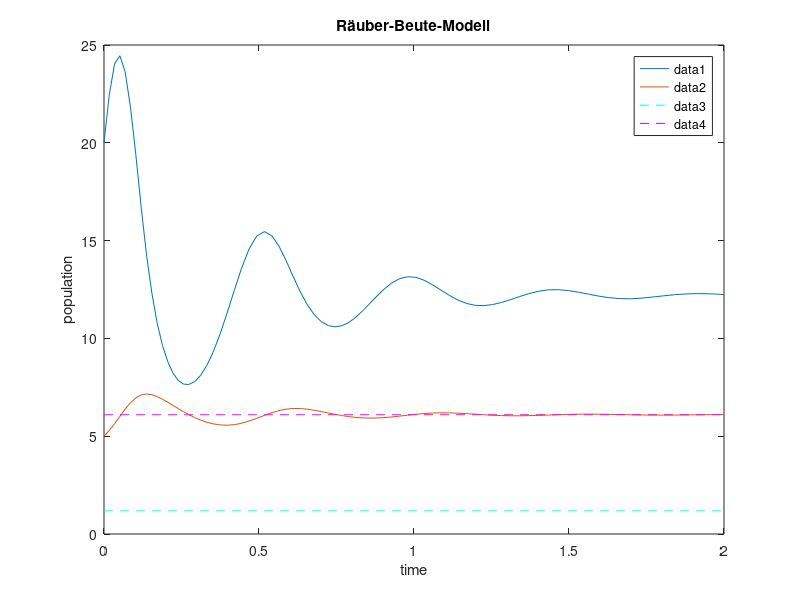
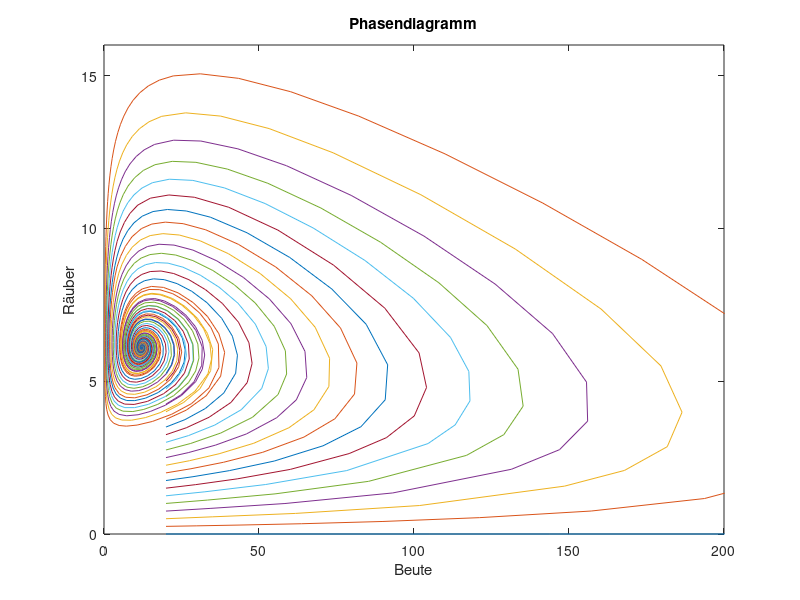

Reproduce these figures in MATLAB, in order.
clear; close all; 
%% Aufgabe (1)
%Parameter
a = [50.0 , 0.0];
b = [0.1 , 0.6];
c = [8.0 , 0.3];

%Differentialgleichungen
z_punkt = @(t,z) [(a(1) - b(1)*z(1) - c(1)*z(2)) * z(1);
                (a(2) - b(2)*z(2) + c(2)*z(1)) * z(2)];

%Anfangswerte
z0 = [20.0 ; 5.0];

%Zeitspanne
t_span = [0 2];

%Numerische Lösung
[t,z] = ode45(z_punkt,t_span,z0);

%Darstellung
plot(t,z);


%Titel und Achenbeschriftung
title('Räuber-Beute-Modell');
xlabel('time');
ylabel('population');

%Legende
legend('show','Beute Population','Räuber Population');

%% Aufgabe (2)
%Gleichgewichtspunkt Co-Existenz
z1 = (a(1)*b(2)-c(1)*a(2))/c(1)*c(2)+(b(1)*b(2));
z2 = (a(2)*b(1)+a(1)*c(2))/(c(1)*c(2)+b(1)*b(2));

%Linien
line([0 2], [z1 z1],'Color','c','LineStyle','--');
line([0 2], [z2 z2],'Color','m','LineStyle','--');

%% Aufgabe (3)
%Jacobi-Matrix im Gleichgewichtspunkt -> partielle Ableitungen
J = [a(1)-2*b(1)*z1-c(1)*z2 ,   -c(1)*z1 ; 
    c(2)*z2 ,                   a(2)-2*b(2)*z2+c(2)*z1];

%Eigenwerte der Jacobi-Matrix
e = eig(J);

%Periode der Schwingung
%Imaginärteile der Eigenwerte beschreiben die Schwingung um den
%Gleichgewichtspunkt

w = imag(e(1));
T = (2*pi)/w;

%% Aufgabe 4
%Phasendiagramm


for i=0:21
    z2_0 = [20.0,0.0+i*0.25]; %für 21 Lösungen in 20 Schritten (5.0 / 20 = 0.25)
    [t,z] = ode45(z_punkt, t_span, z2_0);
%Plotten des Phasendiagramms (Pos. und Winkelgeschw. in einer Ebene)
    figure (2)
    plot(z(:,1),z(:,2));
    hold on
end

%Titel und Achsenbeschriftung
title('Phasendiagramm');
axis([0 200 0 16]);
xlabel('Beute');
ylabel('Räuber');